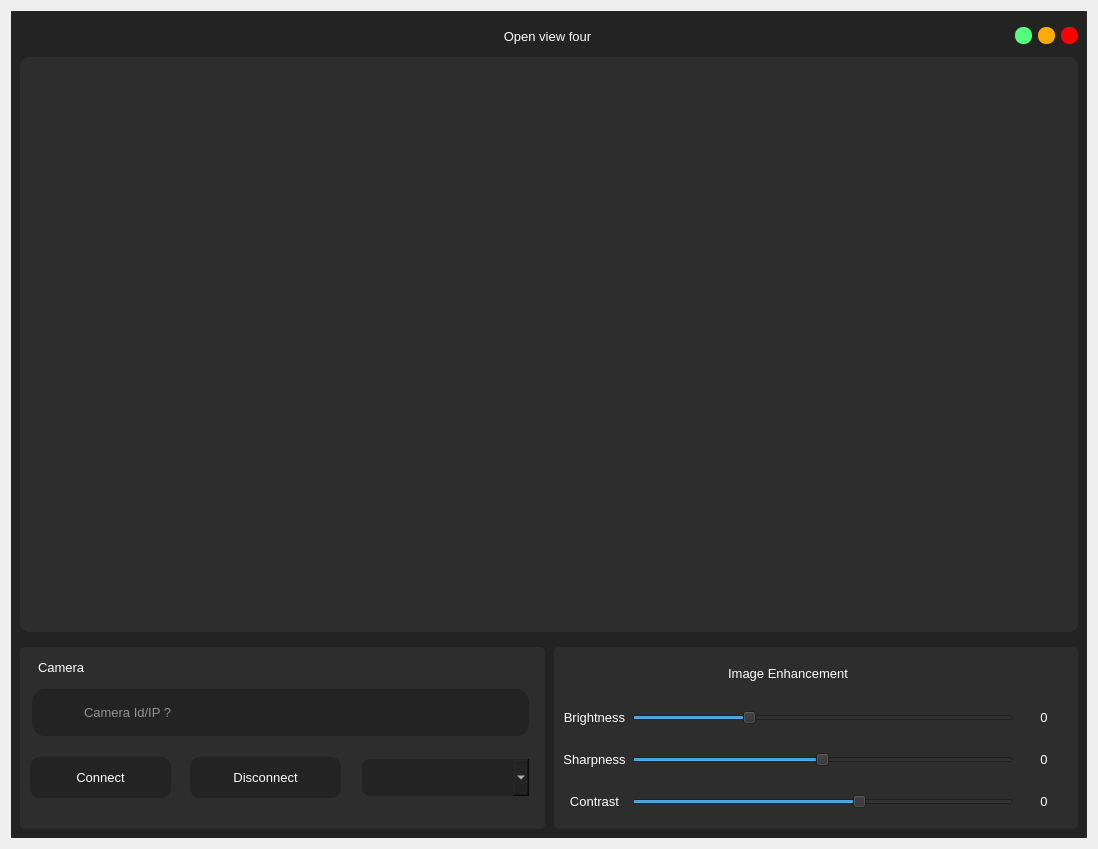
<?xml version="1.0" encoding="UTF-8"?>
<ui version="4.0">
 <class>Dialog</class>
 <widget class="QDialog" name="Dialog">
  <property name="geometry">
   <rect>
    <x>0</x>
    <y>0</y>
    <width>1098</width>
    <height>849</height>
   </rect>
  </property>
  <property name="minimumSize">
   <size>
    <width>1098</width>
    <height>819</height>
   </size>
  </property>
  <property name="maximumSize">
   <size>
    <width>1098</width>
    <height>880</height>
   </size>
  </property>
  <property name="windowTitle">
   <string>Dialog</string>
  </property>
  <layout class="QVBoxLayout" name="verticalLayout">
   <item>
    <widget class="QFrame" name="frame">
     <property name="styleSheet">
      <string notr="true">background-color: rgb(45, 45, 45);</string>
     </property>
     <property name="frameShape">
      <enum>QFrame::NoFrame</enum>
     </property>
     <property name="frameShadow">
      <enum>QFrame::Raised</enum>
     </property>
     <layout class="QVBoxLayout" name="verticalLayout_4">
      <property name="spacing">
       <number>0</number>
      </property>
      <property name="leftMargin">
       <number>0</number>
      </property>
      <property name="topMargin">
       <number>0</number>
      </property>
      <property name="rightMargin">
       <number>0</number>
      </property>
      <property name="bottomMargin">
       <number>0</number>
      </property>
      <item>
       <widget class="QFrame" name="frame_2">
        <property name="styleSheet">
         <string notr="true">QFrame{
	background-color: rgb(35, 35, 35);
	border-radius:5px;
}</string>
        </property>
        <property name="frameShape">
         <enum>QFrame::NoFrame</enum>
        </property>
        <property name="frameShadow">
         <enum>QFrame::Raised</enum>
        </property>
        <layout class="QVBoxLayout" name="verticalLayout_2">
         <property name="leftMargin">
          <number>0</number>
         </property>
         <property name="topMargin">
          <number>0</number>
         </property>
         <property name="rightMargin">
          <number>0</number>
         </property>
         <property name="bottomMargin">
          <number>0</number>
         </property>
         <item>
          <widget class="QFrame" name="frame_3">
           <property name="minimumSize">
            <size>
             <width>0</width>
             <height>40</height>
            </size>
           </property>
           <property name="maximumSize">
            <size>
             <width>16777215</width>
             <height>30</height>
            </size>
           </property>
           <property name="frameShape">
            <enum>QFrame::NoFrame</enum>
           </property>
           <property name="frameShadow">
            <enum>QFrame::Raised</enum>
           </property>
           <layout class="QHBoxLayout" name="horizontalLayout">
            <property name="topMargin">
             <number>0</number>
            </property>
            <property name="bottomMargin">
             <number>0</number>
            </property>
            <item>
             <widget class="QLabel" name="label">
              <property name="minimumSize">
               <size>
                <width>60</width>
                <height>0</height>
               </size>
              </property>
              <property name="maximumSize">
               <size>
                <width>60</width>
                <height>16777215</height>
               </size>
              </property>
              <property name="text">
               <string/>
              </property>
              <property name="pixmap">
               <pixmap resource="../resource/asset.qrc">:/icons/asset/video.svg</pixmap>
              </property>
             </widget>
            </item>
            <item>
             <widget class="QLabel" name="label_2">
              <property name="font">
               <font>
                <family>Arial</family>
                <pointsize>10</pointsize>
               </font>
              </property>
              <property name="styleSheet">
               <string notr="true">QLabel{
	color: rgb(255, 255, 255);
}</string>
              </property>
              <property name="text">
               <string>Open view four</string>
              </property>
              <property name="alignment">
               <set>Qt::AlignCenter</set>
              </property>
             </widget>
            </item>
            <item>
             <widget class="QPushButton" name="btn_minimize">
              <property name="minimumSize">
               <size>
                <width>16</width>
                <height>16</height>
               </size>
              </property>
              <property name="maximumSize">
               <size>
                <width>17</width>
                <height>17</height>
               </size>
              </property>
              <property name="styleSheet">
               <string notr="true">QPushButton{
	background-color: rgb(85, 255, 127);
	border:none;
	border-radius: 8px;
}

QPushButton:hover{	
	background-color: rgba(85, 255, 127,150);
	
}</string>
              </property>
              <property name="text">
               <string/>
              </property>
             </widget>
            </item>
            <item>
             <widget class="QPushButton" name="btn_maximize">
              <property name="minimumSize">
               <size>
                <width>16</width>
                <height>16</height>
               </size>
              </property>
              <property name="maximumSize">
               <size>
                <width>17</width>
                <height>17</height>
               </size>
              </property>
              <property name="styleSheet">
               <string notr="true">QPushButton{
	
	background-color: rgb(255, 170, 0);
	border:none;
	border-radius: 8px;
}

QPushButton:hover{	
	background-color: rgba(255, 170, 0,150);
	
}</string>
              </property>
              <property name="text">
               <string/>
              </property>
             </widget>
            </item>
            <item>
             <widget class="QPushButton" name="btn_close">
              <property name="minimumSize">
               <size>
                <width>16</width>
                <height>16</height>
               </size>
              </property>
              <property name="maximumSize">
               <size>
                <width>17</width>
                <height>17</height>
               </size>
              </property>
              <property name="styleSheet">
               <string notr="true">QPushButton{
	background-color: rgb(255, 0, 0);
	border:none;
	border-radius: 8px;
}

QPushButton:hover{	
	background-color: rgba(255, 0, 0,150);
	
}</string>
              </property>
              <property name="text">
               <string/>
              </property>
             </widget>
            </item>
           </layout>
          </widget>
         </item>
         <item>
          <widget class="QFrame" name="frame_4">
           <property name="frameShape">
            <enum>QFrame::NoFrame</enum>
           </property>
           <property name="frameShadow">
            <enum>QFrame::Raised</enum>
           </property>
           <layout class="QVBoxLayout" name="verticalLayout_3">
            <property name="leftMargin">
             <number>9</number>
            </property>
            <property name="topMargin">
             <number>0</number>
            </property>
            <property name="rightMargin">
             <number>9</number>
            </property>
            <property name="bottomMargin">
             <number>0</number>
            </property>
            <item>
             <widget class="QFrame" name="camera_view">
              <property name="minimumSize">
               <size>
                <width>0</width>
                <height>400</height>
               </size>
              </property>
              <property name="styleSheet">
               <string notr="true">QFrame{
	border-radius:10px;
	background-color: rgb(45, 45, 45);
}</string>
              </property>
              <property name="frameShape">
               <enum>QFrame::NoFrame</enum>
              </property>
              <property name="frameShadow">
               <enum>QFrame::Raised</enum>
              </property>
              <layout class="QVBoxLayout" name="verticalLayout_5">
               <property name="spacing">
                <number>6</number>
               </property>
               <property name="leftMargin">
                <number>0</number>
               </property>
               <property name="topMargin">
                <number>0</number>
               </property>
               <property name="rightMargin">
                <number>0</number>
               </property>
               <property name="bottomMargin">
                <number>0</number>
               </property>
               <item>
                <widget class="QLabel" name="camera_feeds">
                 <property name="font">
                  <font>
                   <family>Arial</family>
                   <pointsize>12</pointsize>
                  </font>
                 </property>
                 <property name="styleSheet">
                  <string notr="true">QLabel{
	color: rgb(255, 255, 255);
	border-radius:10px;
	background-color: rgb(45, 45, 45);
}</string>
                 </property>
                 <property name="text">
                  <string/>
                 </property>
                 <property name="pixmap">
                  <pixmap resource="../resource/asset.qrc">:/icons/asset/camera-off.svg</pixmap>
                 </property>
                 <property name="alignment">
                  <set>Qt::AlignCenter</set>
                 </property>
                </widget>
               </item>
              </layout>
             </widget>
            </item>
           </layout>
          </widget>
         </item>
         <item>
          <widget class="QFrame" name="frame_5">
           <property name="maximumSize">
            <size>
             <width>16777215</width>
             <height>200</height>
            </size>
           </property>
           <property name="frameShape">
            <enum>QFrame::NoFrame</enum>
           </property>
           <property name="frameShadow">
            <enum>QFrame::Raised</enum>
           </property>
           <layout class="QHBoxLayout" name="horizontalLayout_2">
            <property name="spacing">
             <number>9</number>
            </property>
            <property name="leftMargin">
             <number>9</number>
            </property>
            <item>
             <widget class="QFrame" name="frame_6">
              <property name="minimumSize">
               <size>
                <width>525</width>
                <height>0</height>
               </size>
              </property>
              <property name="maximumSize">
               <size>
                <width>520</width>
                <height>16777215</height>
               </size>
              </property>
              <property name="styleSheet">
               <string notr="true">
QFrame{
	background-color: rgb(45, 45, 45);
	border-radius:5px;
}</string>
              </property>
              <property name="frameShape">
               <enum>QFrame::StyledPanel</enum>
              </property>
              <property name="frameShadow">
               <enum>QFrame::Raised</enum>
              </property>
              <widget class="QLabel" name="label_28">
               <property name="geometry">
                <rect>
                 <x>20</x>
                 <y>50</y>
                 <width>41</width>
                 <height>31</height>
                </rect>
               </property>
               <property name="styleSheet">
                <string notr="true">background-color: rgb(35,35,35);</string>
               </property>
               <property name="text">
                <string/>
               </property>
               <property name="pixmap">
                <pixmap resource="../resource/asset.qrc">:/icons/asset/video.svg</pixmap>
               </property>
              </widget>
              <widget class="QPushButton" name="btn_exit_cam_connect">
               <property name="geometry">
                <rect>
                 <x>10</x>
                 <y>110</y>
                 <width>141</width>
                 <height>41</height>
                </rect>
               </property>
               <property name="font">
                <font>
                 <pointsize>10</pointsize>
                </font>
               </property>
               <property name="styleSheet">
                <string notr="true">QPushButton{
	color: rgb(255, 255, 255);
	background-color: rgb(35, 35, 35);
	border:none;
	border-radius: 10px;
}

QPushButton:hover{
	border-radius: 20px;
}

QPushButton:pressed{
	border: 2px solid rgb(255,255,255);	
}</string>
               </property>
               <property name="text">
                <string>Connect</string>
               </property>
               <property name="icon">
                <iconset resource="../resource/asset.qrc">
                 <normaloff>:/icons/asset/video.svg</normaloff>:/icons/asset/video.svg</iconset>
               </property>
               <property name="iconSize">
                <size>
                 <width>30</width>
                 <height>30</height>
                </size>
               </property>
               <property name="flat">
                <bool>true</bool>
               </property>
              </widget>
              <widget class="QLineEdit" name="exit_cam_ip">
               <property name="geometry">
                <rect>
                 <x>10</x>
                 <y>40</y>
                 <width>501</width>
                 <height>51</height>
                </rect>
               </property>
               <property name="font">
                <font>
                 <pointsize>10</pointsize>
                </font>
               </property>
               <property name="styleSheet">
                <string notr="true">QLineEdit{
    background-color: rgb(35,35,35);
	color: rgb(255, 255, 255);
	border: 2px solid  rgb(45, 45, 45);
	border-radius:15px;
	padding-left: 50px;
}

QLineEdit:hover{
	border:2px solid rgb(35, 35, 35);
}

QLineEdit:focus{
	border:2px solid rgb(255, 255, 255);
}</string>
               </property>
               <property name="placeholderText">
                <string>Camera Id/IP ?</string>
               </property>
               <property name="clearButtonEnabled">
                <bool>true</bool>
               </property>
              </widget>
              <widget class="QComboBox" name="exit_comboBox">
               <property name="geometry">
                <rect>
                 <x>340</x>
                 <y>110</y>
                 <width>171</width>
                 <height>41</height>
                </rect>
               </property>
               <property name="minimumSize">
                <size>
                 <width>0</width>
                 <height>41</height>
                </size>
               </property>
               <property name="maximumSize">
                <size>
                 <width>16777215</width>
                 <height>41</height>
                </size>
               </property>
               <property name="font">
                <font>
                 <pointsize>10</pointsize>
                </font>
               </property>
               <property name="styleSheet">
                <string notr="true">QComboBox{
	background-color: rgb(35,35,35);
	color: rgb(255, 255, 255);
	border: 2px solid rgb(45, 45, 45);
	padding-left:10px;
	border-radius: 10px;
}</string>
               </property>
               <property name="frame">
                <bool>false</bool>
               </property>
              </widget>
              <widget class="QPushButton" name="btn_exit_cam_disconect">
               <property name="geometry">
                <rect>
                 <x>170</x>
                 <y>110</y>
                 <width>151</width>
                 <height>41</height>
                </rect>
               </property>
               <property name="font">
                <font>
                 <pointsize>10</pointsize>
                </font>
               </property>
               <property name="styleSheet">
                <string notr="true">QPushButton{
	color: rgb(255, 255, 255);
	background-color: rgb(35, 35, 35);
	border:none;
	border-radius: 10px;
}

QPushButton:hover{
	border-radius: 20px;
}

QPushButton:pressed{
	border: 2px solid rgb(255,255,255);	
}</string>
               </property>
               <property name="text">
                <string>Disconnect</string>
               </property>
               <property name="icon">
                <iconset resource="../resource/asset.qrc">
                 <normaloff>:/icons/asset/video-off.svg</normaloff>:/icons/asset/video-off.svg</iconset>
               </property>
               <property name="iconSize">
                <size>
                 <width>30</width>
                 <height>30</height>
                </size>
               </property>
               <property name="flat">
                <bool>true</bool>
               </property>
              </widget>
              <widget class="QLabel" name="label_15">
               <property name="geometry">
                <rect>
                 <x>10</x>
                 <y>10</y>
                 <width>451</width>
                 <height>20</height>
                </rect>
               </property>
               <property name="minimumSize">
                <size>
                 <width>0</width>
                 <height>20</height>
                </size>
               </property>
               <property name="maximumSize">
                <size>
                 <width>16777215</width>
                 <height>20</height>
                </size>
               </property>
               <property name="font">
                <font>
                 <family>Arial</family>
                 <pointsize>10</pointsize>
                </font>
               </property>
               <property name="styleSheet">
                <string notr="true">color: rgb(255, 255, 255);
padding-left:5px;</string>
               </property>
               <property name="text">
                <string>Camera </string>
               </property>
               <property name="alignment">
                <set>Qt::AlignLeading|Qt::AlignLeft|Qt::AlignVCenter</set>
               </property>
              </widget>
              <zorder>btn_exit_cam_connect</zorder>
              <zorder>exit_cam_ip</zorder>
              <zorder>exit_comboBox</zorder>
              <zorder>btn_exit_cam_disconect</zorder>
              <zorder>label_28</zorder>
              <zorder>label_15</zorder>
             </widget>
            </item>
            <item>
             <widget class="QFrame" name="frame_7">
              <property name="maximumSize">
               <size>
                <width>525</width>
                <height>16777215</height>
               </size>
              </property>
              <property name="styleSheet">
               <string notr="true">QFrame{
	background-color: rgb(45, 45, 45);
	border-radius:5px;
}</string>
              </property>
              <property name="frameShape">
               <enum>QFrame::NoFrame</enum>
              </property>
              <property name="frameShadow">
               <enum>QFrame::Raised</enum>
              </property>
              <layout class="QGridLayout" name="gridLayout">
               <property name="verticalSpacing">
                <number>20</number>
               </property>
               <item row="1" column="1">
                <widget class="QSlider" name="brightness">
                 <property name="toolTip">
                  <string/>
                 </property>
                 <property name="maximum">
                  <number>100</number>
                 </property>
                 <property name="value">
                  <number>30</number>
                 </property>
                 <property name="orientation">
                  <enum>Qt::Horizontal</enum>
                 </property>
                </widget>
               </item>
               <item row="3" column="0">
                <widget class="QLabel" name="entry_blur_label">
                 <property name="font">
                  <font>
                   <family>Arial</family>
                   <pointsize>10</pointsize>
                   <weight>50</weight>
                   <bold>false</bold>
                  </font>
                 </property>
                 <property name="styleSheet">
                  <string notr="true">QLabel{
	color: rgb(255, 255, 255);
	background-color: rgb(45, 45, 45);
	border-radius: 10px;
}</string>
                 </property>
                 <property name="text">
                  <string>Contrast</string>
                 </property>
                 <property name="alignment">
                  <set>Qt::AlignCenter</set>
                 </property>
                </widget>
               </item>
               <item row="1" column="0">
                <widget class="QLabel" name="entry_dilation_label">
                 <property name="font">
                  <font>
                   <family>Arial</family>
                   <pointsize>10</pointsize>
                   <weight>50</weight>
                   <bold>false</bold>
                  </font>
                 </property>
                 <property name="styleSheet">
                  <string notr="true">QLabel{
	color: rgb(255, 255, 255);
	background-color: rgb(45, 45, 45);
	border-radius: 10px;
}</string>
                 </property>
                 <property name="text">
                  <string>Brightness</string>
                 </property>
                 <property name="alignment">
                  <set>Qt::AlignCenter</set>
                 </property>
                </widget>
               </item>
               <item row="2" column="0">
                <widget class="QLabel" name="entry_erosion_label">
                 <property name="font">
                  <font>
                   <family>Arial</family>
                   <pointsize>10</pointsize>
                   <weight>50</weight>
                   <bold>false</bold>
                  </font>
                 </property>
                 <property name="styleSheet">
                  <string notr="true">QLabel{
	color: rgb(255, 255, 255);
	background-color: rgb(45, 45, 45);
	border-radius: 10px;
}</string>
                 </property>
                 <property name="text">
                  <string>Sharpness</string>
                 </property>
                 <property name="alignment">
                  <set>Qt::AlignCenter</set>
                 </property>
                </widget>
               </item>
               <item row="3" column="2">
                <widget class="QLabel" name="contrast_value">
                 <property name="minimumSize">
                  <size>
                   <width>50</width>
                   <height>0</height>
                  </size>
                 </property>
                 <property name="font">
                  <font>
                   <family>Arial</family>
                   <pointsize>10</pointsize>
                   <weight>50</weight>
                   <bold>false</bold>
                  </font>
                 </property>
                 <property name="styleSheet">
                  <string notr="true">QLabel{
	color: rgb(255, 255, 255);
	background-color: rgb(45, 45, 45);
	border-radius: 10px;
}</string>
                 </property>
                 <property name="text">
                  <string>0</string>
                 </property>
                 <property name="alignment">
                  <set>Qt::AlignCenter</set>
                 </property>
                </widget>
               </item>
               <item row="0" column="0" colspan="2">
                <widget class="QLabel" name="label_14">
                 <property name="minimumSize">
                  <size>
                   <width>0</width>
                   <height>20</height>
                  </size>
                 </property>
                 <property name="maximumSize">
                  <size>
                   <width>16777215</width>
                   <height>20</height>
                  </size>
                 </property>
                 <property name="font">
                  <font>
                   <family>Arial</family>
                   <pointsize>10</pointsize>
                  </font>
                 </property>
                 <property name="styleSheet">
                  <string notr="true">color: rgb(255, 255, 255);</string>
                 </property>
                 <property name="text">
                  <string>Image Enhancement</string>
                 </property>
                 <property name="alignment">
                  <set>Qt::AlignCenter</set>
                 </property>
                </widget>
               </item>
               <item row="1" column="2">
                <widget class="QLabel" name="brightness_value">
                 <property name="minimumSize">
                  <size>
                   <width>50</width>
                   <height>0</height>
                  </size>
                 </property>
                 <property name="font">
                  <font>
                   <family>Arial</family>
                   <pointsize>10</pointsize>
                   <weight>50</weight>
                   <bold>false</bold>
                  </font>
                 </property>
                 <property name="styleSheet">
                  <string notr="true">QLabel{
	color: rgb(255, 255, 255);
	background-color: rgb(45, 45, 45);
	border-radius: 10px;
}</string>
                 </property>
                 <property name="text">
                  <string>0</string>
                 </property>
                 <property name="alignment">
                  <set>Qt::AlignCenter</set>
                 </property>
                </widget>
               </item>
               <item row="2" column="2">
                <widget class="QLabel" name="sharpness_value">
                 <property name="minimumSize">
                  <size>
                   <width>50</width>
                   <height>0</height>
                  </size>
                 </property>
                 <property name="font">
                  <font>
                   <family>Arial</family>
                   <pointsize>10</pointsize>
                   <weight>50</weight>
                   <bold>false</bold>
                  </font>
                 </property>
                 <property name="styleSheet">
                  <string notr="true">QLabel{
	color: rgb(255, 255, 255);
	background-color: rgb(45, 45, 45);
	border-radius: 10px;
}</string>
                 </property>
                 <property name="text">
                  <string>0</string>
                 </property>
                 <property name="alignment">
                  <set>Qt::AlignCenter</set>
                 </property>
                </widget>
               </item>
               <item row="2" column="1">
                <widget class="QSlider" name="sharpness">
                 <property name="maximum">
                  <number>100</number>
                 </property>
                 <property name="value">
                  <number>50</number>
                 </property>
                 <property name="orientation">
                  <enum>Qt::Horizontal</enum>
                 </property>
                </widget>
               </item>
               <item row="3" column="1">
                <widget class="QSlider" name="contrast">
                 <property name="maximum">
                  <number>100</number>
                 </property>
                 <property name="value">
                  <number>60</number>
                 </property>
                 <property name="orientation">
                  <enum>Qt::Horizontal</enum>
                 </property>
                </widget>
               </item>
              </layout>
             </widget>
            </item>
           </layout>
          </widget>
         </item>
        </layout>
       </widget>
      </item>
     </layout>
    </widget>
   </item>
  </layout>
 </widget>
 <resources>
  <include location="../resource/asset.qrc"/>
 </resources>
 <connections/>
</ui>
